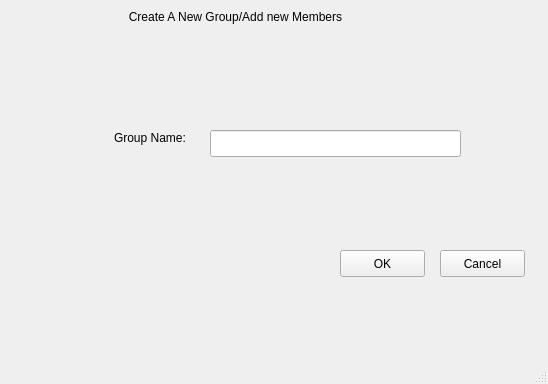
<?xml version="1.0" encoding="UTF-8"?>
<ui version="4.0">
 <class>CreateNewGroup</class>
 <widget class="QMainWindow" name="CreateNewGroup">
  <property name="geometry">
   <rect>
    <x>0</x>
    <y>0</y>
    <width>548</width>
    <height>384</height>
   </rect>
  </property>
  <property name="windowTitle">
   <string>MainWindow</string>
  </property>
  <widget class="QWidget" name="centralwidget">
   <widget class="QLabel" name="newMemberEdit">
    <property name="geometry">
     <rect>
      <x>9</x>
      <y>9</y>
      <width>396</width>
      <height>16</height>
     </rect>
    </property>
    <property name="text">
     <string>                                    Create A New Group/Add new Members</string>
    </property>
   </widget>
   <widget class="QPushButton" name="CancelButton">
    <property name="geometry">
     <rect>
      <x>440</x>
      <y>250</y>
      <width>85</width>
      <height>27</height>
     </rect>
    </property>
    <property name="text">
     <string>Cancel</string>
    </property>
   </widget>
   <widget class="QPushButton" name="OKButton">
    <property name="geometry">
     <rect>
      <x>340</x>
      <y>250</y>
      <width>85</width>
      <height>27</height>
     </rect>
    </property>
    <property name="text">
     <string>OK</string>
    </property>
   </widget>
   <widget class="QLabel" name="errorBox">
    <property name="geometry">
     <rect>
      <x>180</x>
      <y>190</y>
      <width>341</width>
      <height>20</height>
     </rect>
    </property>
    <property name="text">
     <string/>
    </property>
   </widget>
   <widget class="QLabel" name="label_2">
    <property name="geometry">
     <rect>
      <x>114</x>
      <y>130</y>
      <width>90</width>
      <height>16</height>
     </rect>
    </property>
    <property name="text">
     <string>Group Name: </string>
    </property>
   </widget>
   <widget class="QLineEdit" name="GroupNameEdit">
    <property name="geometry">
     <rect>
      <x>210</x>
      <y>130</y>
      <width>251</width>
      <height>27</height>
     </rect>
    </property>
   </widget>
  </widget>
  <widget class="QMenuBar" name="menubar">
   <property name="geometry">
    <rect>
     <x>0</x>
     <y>0</y>
     <width>548</width>
     <height>21</height>
    </rect>
   </property>
  </widget>
  <widget class="QStatusBar" name="statusbar"/>
 </widget>
 <resources/>
 <connections/>
</ui>
